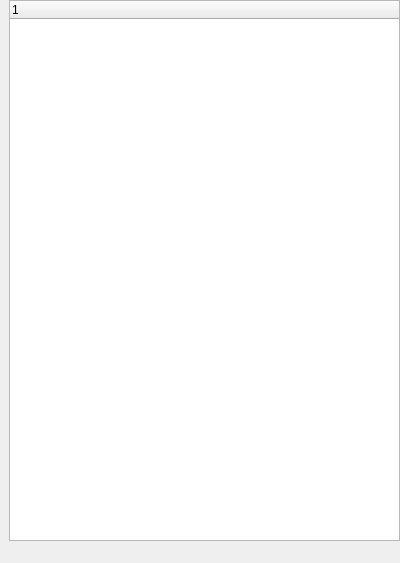
<?xml version="1.0" encoding="UTF-8"?>
<ui version="4.0">
 <class>ObjectWidget</class>
 <widget class="QDockWidget" name="ObjectWidget">
  <property name="geometry">
   <rect>
    <x>0</x>
    <y>0</y>
    <width>400</width>
    <height>563</height>
   </rect>
  </property>
  <property name="windowTitle">
   <string>ObjectWidget</string>
  </property>
  <widget class="QWidget" name="widget">
   <widget class="QTreeWidget" name="treeWidget">
    <property name="geometry">
     <rect>
      <x>9</x>
      <y>0</y>
      <width>391</width>
      <height>541</height>
     </rect>
    </property>
    <property name="sizePolicy">
     <sizepolicy hsizetype="Maximum" vsizetype="Maximum">
      <horstretch>0</horstretch>
      <verstretch>0</verstretch>
     </sizepolicy>
    </property>
    <column>
     <property name="text">
      <string notr="true">1</string>
     </property>
    </column>
   </widget>
  </widget>
 </widget>
 <layoutdefault spacing="6" margin="11"/>
 <resources/>
 <connections/>
</ui>
